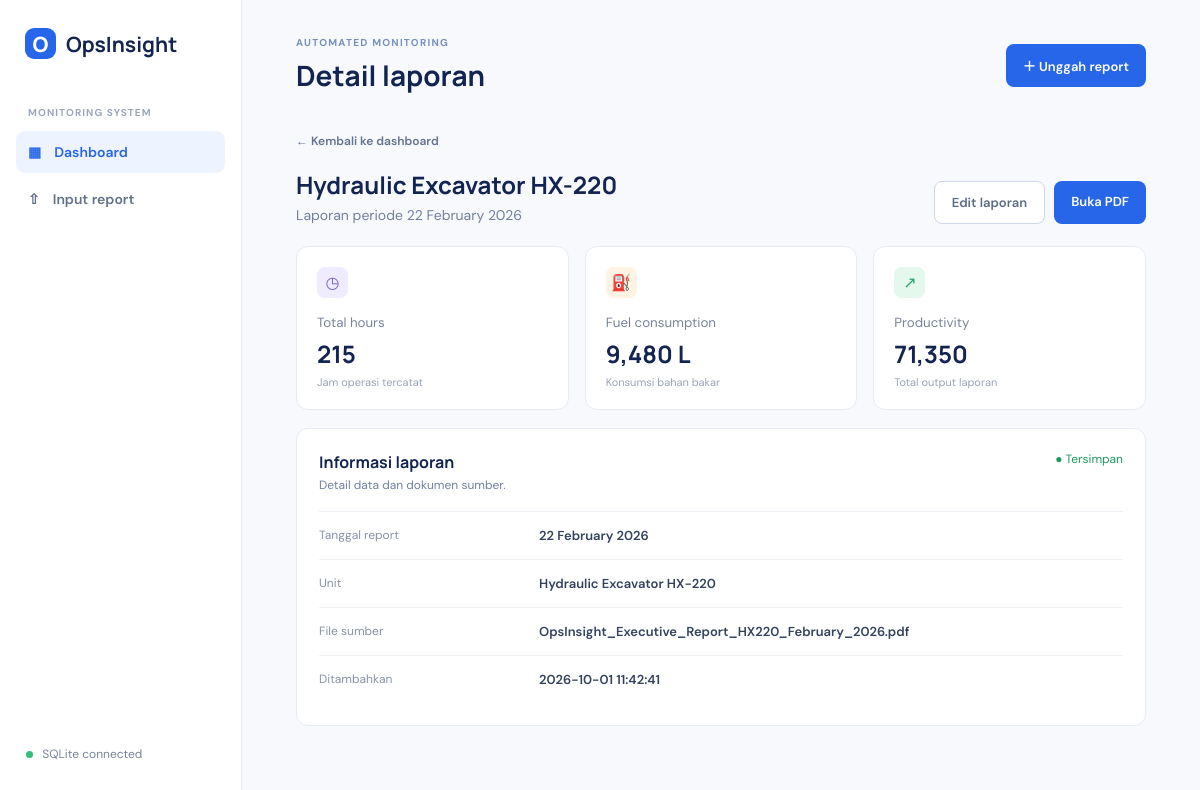
The page /reports/3 on the database its author committed.
### tables this page shows
CREATE TABLE reports (
          id INTEGER PRIMARY KEY AUTOINCREMENT,
          report_date TEXT NOT NULL,
          unit TEXT NOT NULL,
          total_hours REAL NOT NULL DEFAULT 0,
          fuel_consumption REAL NOT NULL DEFAULT 0,
          productivity REAL NOT NULL DEFAULT 0,
          source_file TEXT,
          created_at TEXT NOT NULL DEFAULT CURRENT_TIMESTAMP
        );

### app.py (the view)
@app.route("/reports/<int:report_id>")
def view_report(report_id):
    return render_template("report_detail.html", report=get_report_or_404(report_id))

### app.py (called while the page is built)
def get_db():
    if "db" not in g:
        g.db = sqlite3.connect(DB_PATH)
        g.db.row_factory = sqlite3.Row
    return g.db

def get_report_or_404(report_id: int):
    report = get_db().execute("SELECT * FROM reports WHERE id = ?", (report_id,)).fetchone()
    if report is None:
        abort(404)
    return report

### templates/report_detail.html (shortened to what this page needs)
{% extends 'base.html' %}
{% block heading %}Detail laporan{% endblock %}
{% block content %}
<section class="detail-header">
  <div><a class="back-link" href="{{ url_for('dashboard') }}">← Kembali ke dashboard</a><h2>{{ report['unit'] }}</h2><p>Laporan periode {{ report['report_date'] }}</p></div>
  <div class="detail-actions"><a class="btn ghost" href="{{ url_for('edit_report', report_id=report['id']) }}">Edit laporan</a>{% if report['source_file'] %}<a class="btn" href="{{ url_for('view_report_file', report_id=report['id']) }}" target="_blank">Buka PDF</a>{% endif %}</div>
</section>
<section class="detail-grid">
  <article><span class="metric-icon purple">◷</span><small>Total hours</small><strong>{{ '{:,.0f}'.format(report['total_hours']) }}</strong><p>Jam operasi tercatat</p></article>
  <article><span class="metric-icon orange">⛽</span><small>Fuel consumption</small><strong>{{ '{:,.0f}'.format(report['fuel_consumption']) }} L</strong><p>Konsumsi bahan bakar</p></article>
  <article><span class="metric-icon green">↗</span><small>Productivity</small><strong>{{ '{:,.0f}'.format(report['productivity']) }}</strong><p>Total output laporan</p></article>
</section>
<section class="record-card">
  <div class="record-card-head"><div><h3>Informasi laporan</h3><p>Detail data dan dokumen sumber.</p></div><span class="saved">● Tersimpan</span></div>
  <dl><div><dt>Tanggal report</dt><dd>{{ report['report_date'] }}</dd></div><div><dt>Unit</dt><dd>{{ report['unit'] }}</dd></div><div><dt>File sumber</dt><dd>{{ report['source_file'].split('_', 1)[1] if report['source_file'] and '_' in report['source_file'] else (report['source_file'] or 'Tidak tersedia') }}</dd></div><div><dt>Ditambahkan</dt><dd>{{ report['created_at'] }}</dd></div></dl>
</section>
{% endblock %}

### static/style.css (style rules this page uses)
:root { --ink:#142452;--muted:#71809e;--line:#e7ebf3;--blue:#2866e9;--soft:#f6f8fc;--green:#25a86a }
* { box-sizing:border-box }
body { margin:0;background:#f7f9fd;color:var(--ink);font-family:'DM Sans',sans-serif }
h1,h2,h3,p { margin-top:0 }
h2 { font:700 21px Manrope;margin-bottom:8px }
h3 { font:700 15px Manrope;margin-bottom:4px }
.upload-link,.btn { background:var(--blue);color:#fff;border:0;border-radius:8px;padding:12px 17px;font:600 13px 'DM Sans';text-decoration:none;cursor:pointer }
.btn.ghost { background:#fff;border:1px solid #ced7e5;color:#5c6c87 }
.metric-icon { display:grid;place-items:center;width:31px;height:31px;border-radius:8px;font-size:16px }
.purple { background:#f0ecff;color:#7754df }
.orange { background:#fff3e3;color:#dc891a }
.green { background:#e5f8ee;color:#25a86a }
.saved { color:#1b9a5f;font-size:12px }
.detail-header { display:flex;align-items:flex-end;justify-content:space-between;margin-bottom:22px }
.detail-header h2 { font-size:24px;margin:18px 0 5px }
.detail-header p { margin:0;color:var(--muted);font-size:14px }
.back-link { color:#64738e;text-decoration:none;font-size:12px;font-weight:600 }
.detail-actions { display:flex;gap:9px }
.detail-grid { display:grid;grid-template-columns:repeat(3,1fr);gap:16px;margin-bottom:18px }
.detail-grid article,.record-card,.edit-card { background:#fff;border:1px solid var(--line);border-radius:12px }
.detail-grid article { padding:20px }
.detail-grid small { display:block;color:#77849c;margin:16px 0 6px }
.detail-grid strong { display:block;font:700 24px Manrope }
.detail-grid p { margin:5px 0 0;color:#9aa5b9;font-size:11px }
.record-card { padding:22px }
.record-card-head { display:flex;align-items:flex-start;justify-content:space-between;padding-bottom:18px;border-bottom:1px solid #edf0f5 }
.record-card-head h3 { font-size:16px }
.record-card-head p { margin:0;color:var(--muted);font-size:12px }
.record-card dl { margin:0 }
.record-card dl div { display:grid;grid-template-columns:220px 1fr;padding:15px 0;border-bottom:1px solid #f0f2f6 }
.record-card dl div:last-child { border:0 }
.record-card dt { color:#8793a8;font-size:12px }
.record-card dd { margin:0;color:#34425d;font-size:13px;font-weight:600;overflow-wrap:anywhere }

### rows shown on the page
reports: unit "Hydraulic Excavator HX-220", report_date "22 February 2026", total_hours "215", fuel_consumption "9,480", productivity "71,350", source_file.split "OpsInsight_Executive_Report_HX220_February_2026.pdf", created_at "2026-10-01 11:42:41"
